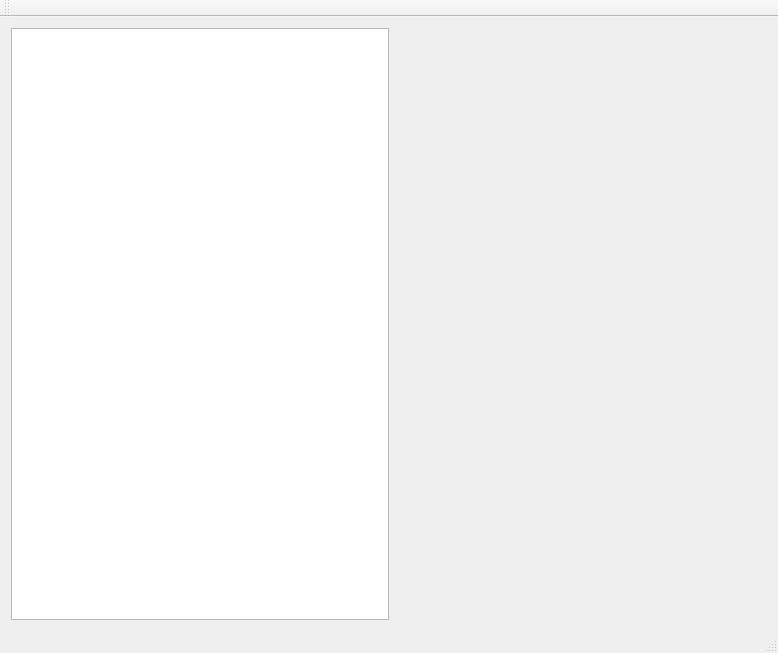
<?xml version="1.0" encoding="UTF-8"?>
<ui version="4.0">
 <class>MainWindow</class>
 <widget class="QMainWindow" name="MainWindow">
  <property name="geometry">
   <rect>
    <x>0</x>
    <y>0</y>
    <width>778</width>
    <height>653</height>
   </rect>
  </property>
  <property name="windowTitle">
   <string>MainWindow</string>
  </property>
  <widget class="QWidget" name="centralWidget">
   <layout class="QHBoxLayout" name="horizontalLayout">
    <item>
     <widget class="QPlainTextEdit" name="plainTextEdit"/>
    </item>
    <item>
     <spacer name="horizontalSpacer">
      <property name="orientation">
       <enum>Qt::Horizontal</enum>
      </property>
      <property name="sizeHint" stdset="0">
       <size>
        <width>369</width>
        <height>20</height>
       </size>
      </property>
     </spacer>
    </item>
   </layout>
  </widget>
  <widget class="QMenuBar" name="menuBar">
   <property name="geometry">
    <rect>
     <x>0</x>
     <y>0</y>
     <width>778</width>
     <height>22</height>
    </rect>
   </property>
  </widget>
  <widget class="QToolBar" name="mainToolBar">
   <attribute name="toolBarArea">
    <enum>TopToolBarArea</enum>
   </attribute>
   <attribute name="toolBarBreak">
    <bool>false</bool>
   </attribute>
  </widget>
  <widget class="QStatusBar" name="statusBar"/>
 </widget>
 <layoutdefault spacing="6" margin="11"/>
 <resources/>
 <connections/>
</ui>
